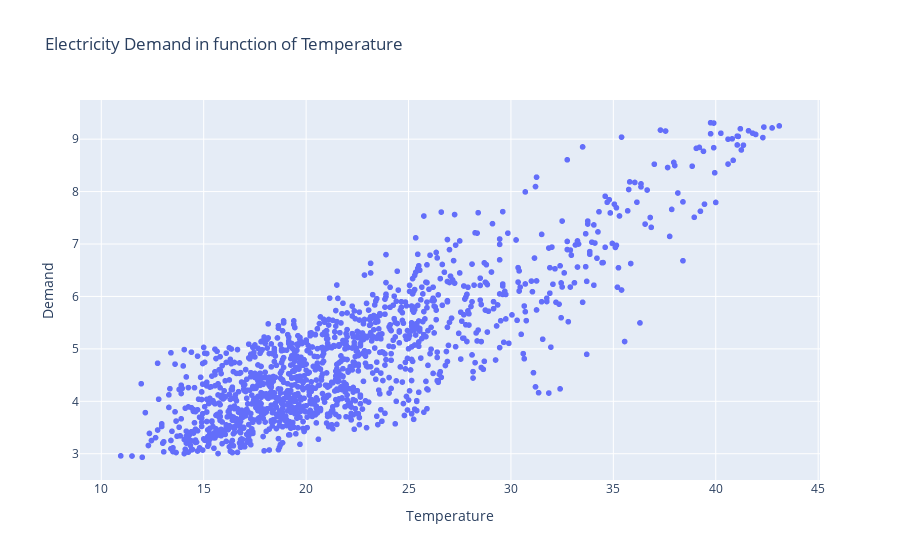

Notebook cell for this chart:
### Code cell
# plotting the data by scattering the points
fig = px.scatter(df_electricity_demand, x='Temperature', y='Demand', title='Electricity Demand in function of Temperature')
fig.show()

### Figure 1 — Plotly figure (JSON) as saved in the notebook; plotly's stock layout.template omitted (floating-point values rounded to 4 significant figures; data arrays with more than 128 entries replaced by an {"elided": "..."} marker saying what was removed)
{"data": [{"hovertemplate": "Temperature=%{x}<br>Demand=%{y}<extra></extra>", "legendgroup": "", "marker": {"color": "#636efa", "symbol": "circle"}, "mode": "markers", "name": "", "showlegend": false, "type": "scattergl", "x": {"elided": "1344 float values"}, "xaxis": "x", "y": {"elided": "1344 float values"}, "yaxis": "y"}], "layout": {"legend": {"tracegroupgap": 0}, "title": {"text": "Electricity Demand in function of Temperature"}, "xaxis": {"anchor": "y", "domain": [0, 1], "title": {"text": "Temperature"}}, "yaxis": {"anchor": "x", "domain": [0, 1], "title": {"text": "Demand"}}}}
